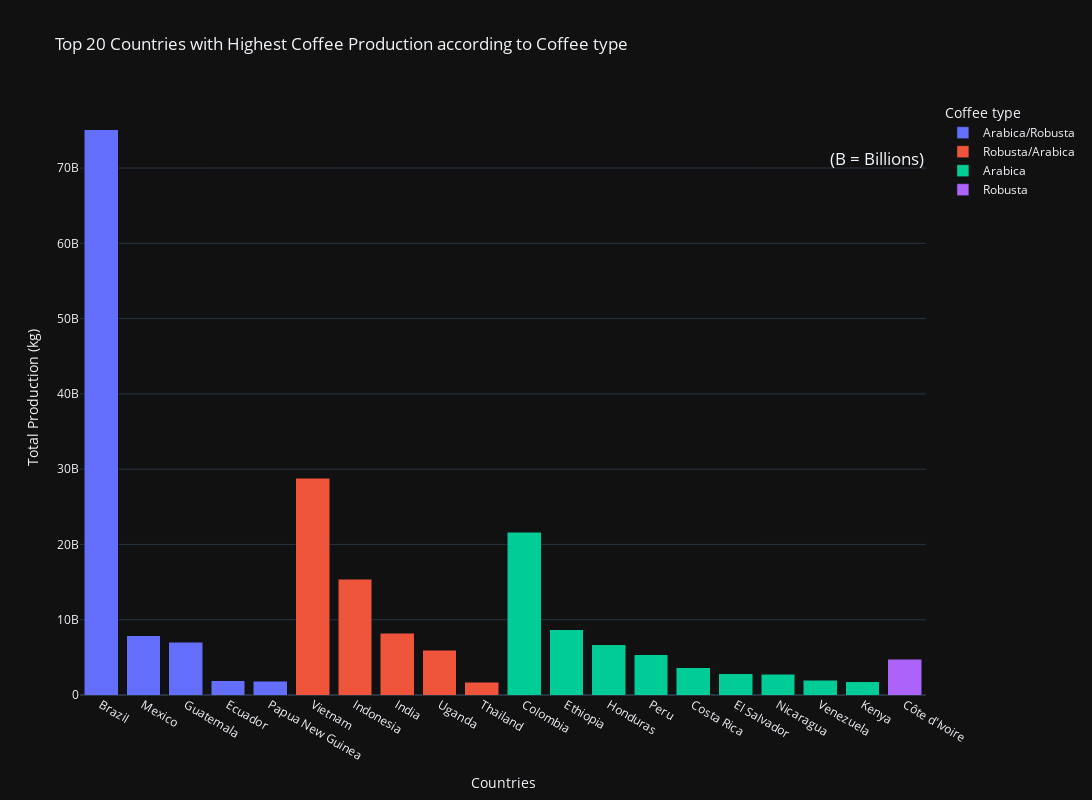

Write notebook code for a chart like this one.
### Code cell
# trzeci wykres - Top 20 producentów kawy na świecie wzgledem typu kawy
fig = px.bar(top_production, x='Country', y='Total_production', color='Coffee type', labels={
    "Country": "Countries",
    "Total_production": "Total Production"
},title='Top 20 Countries with Highest Coffee Production according to Coffee type', width=1000, height=600)

fig.update_layout(
    xaxis_title="Countries",
    yaxis_title="Total Production",
    title="Top 20 Countries with Highest Coffee Production according to Coffee type",
    width=1200,
    height=800,
    barmode='stack',
    yaxis=dict(title='Total Production (kg)'),
    annotations=[
        dict(
            text='(B = Billions)',
            showarrow=False,
            xref='paper',
            yref='y',
            x=1.0,
            y=max(top_production['Total_production']) * 0.95,
            font=dict(size=17)
        )
    ]
)
fig.show()

### Figure 1 — Plotly figure (JSON) as saved in the notebook; plotly's stock layout.template omitted (floating-point values rounded to 4 significant figures)
{"data": [{"alignmentgroup": "True", "hovertemplate": "Coffee type=Arabica/Robusta<br>Countries=%{x}<br>Total Production=%{y}<extra></extra>", "legendgroup": "Arabica/Robusta", "marker": {"color": "#636efa", "pattern": {"shape": ""}}, "name": "Arabica/Robusta", "offsetgroup": "Arabica/Robusta", "orientation": "v", "showlegend": true, "textposition": "auto", "x": ["Brazil", "Mexico", "Guatemala", "Ecuador", "Papua New Guinea"], "xaxis": "x", "y": [75080000000.0, 7854000000.0, 7021000000.0, 1900000000.0, 1803000000.0], "yaxis": "y", "type": "bar"}, {"alignmentgroup": "True", "hovertemplate": "Coffee type=Robusta/Arabica<br>Countries=%{x}<br>Total Production=%{y}<extra></extra>", "legendgroup": "Robusta/Arabica", "marker": {"color": "#EF553B", "pattern": {"shape": ""}}, "name": "Robusta/Arabica", "offsetgroup": "Robusta/Arabica", "orientation": "v", "showlegend": true, "textposition": "auto", "x": ["Vietnam", "Indonesia", "India", "Uganda", "Thailand"], "xaxis": "x", "y": [28800000000.0, 15400000000.0, 8222000000.0, 5919000000.0, 1674000000.0], "yaxis": "y", "type": "bar"}, {"alignmentgroup": "True", "hovertemplate": "Coffee type=Arabica<br>Countries=%{x}<br>Total Production=%{y}<extra></extra>", "legendgroup": "Arabica", "marker": {"color": "#00cc96", "pattern": {"shape": ""}}, "name": "Arabica", "offsetgroup": "Arabica", "orientation": "v", "showlegend": true, "textposition": "auto", "x": ["Colombia", "Ethiopia", "Honduras", "Peru", "Costa Rica", "El Salvador", "Nicaragua", "Venezuela", "Kenya"], "xaxis": "x", "y": [21600000000.0, 8670000000.0, 6673000000.0, 5318000000.0, 3597000000.0, 2821000000.0, 2749000000.0, 1993000000.0, 1768000000.0], "yaxis": "y", "type": "bar"}, {"alignmentgroup": "True", "hovertemplate": "Coffee type=Robusta<br>Countries=%{x}<br>Total Production=%{y}<extra></extra>", "legendgroup": "Robusta", "marker": {"color": "#ab63fa", "pattern": {"shape": ""}}, "name": "Robusta", "offsetgroup": "Robusta", "orientation": "v", "showlegend": true, "textposition": "auto", "x": ["Côte d'Ivoire"], "xaxis": "x", "y": [4761000000.0], "yaxis": "y", "type": "bar"}], "layout": {"xaxis": {"anchor": "y", "domain": [0.0, 1.0], "title": {"text": "Countries"}}, "yaxis": {"anchor": "x", "domain": [0.0, 1.0], "title": {"text": "Total Production (kg)"}}, "legend": {"title": {"text": "Coffee type"}, "tracegroupgap": 0}, "title": {"text": "Top 20 Countries with Highest Coffee Production according to Coffee type"}, "barmode": "stack", "height": 800, "width": 1200, "annotations": [{"font": {"size": 17}, "showarrow": false, "text": "(B = Billions)", "x": 1.0, "xref": "paper", "y": 71330000000.0, "yref": "y"}]}}
